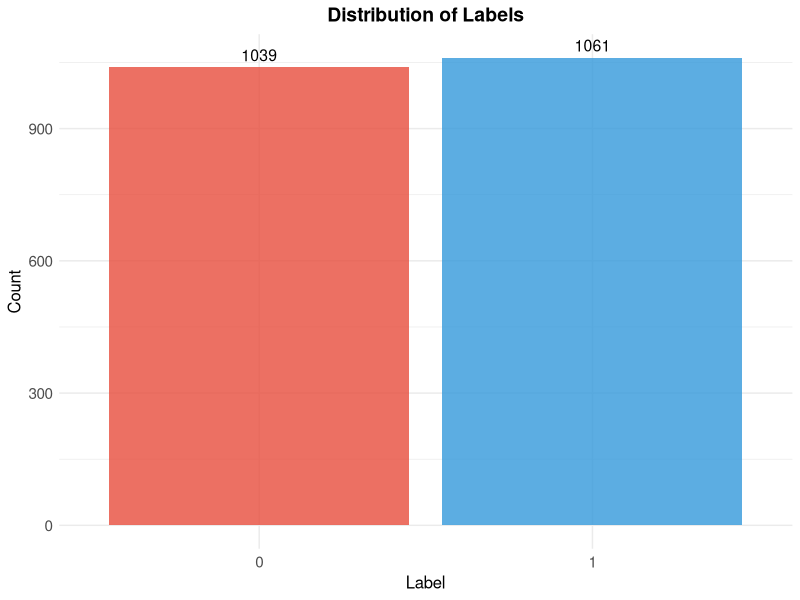
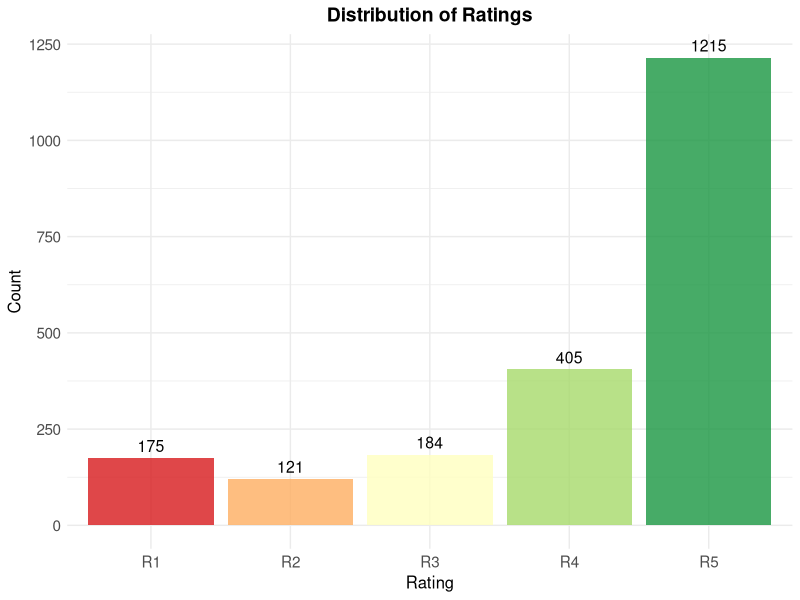
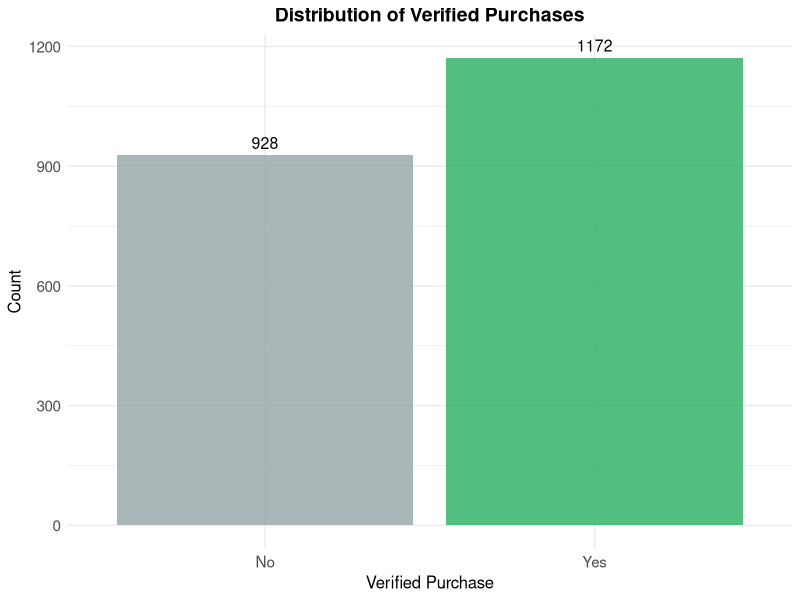
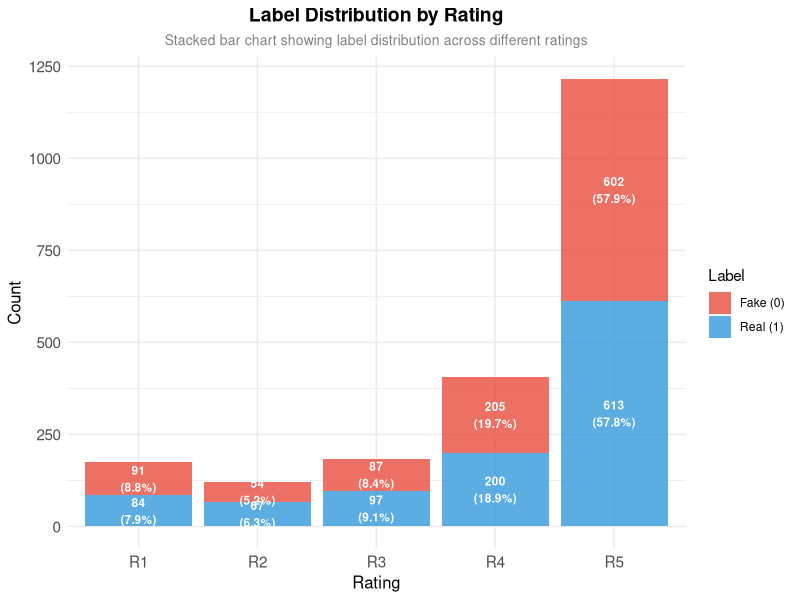
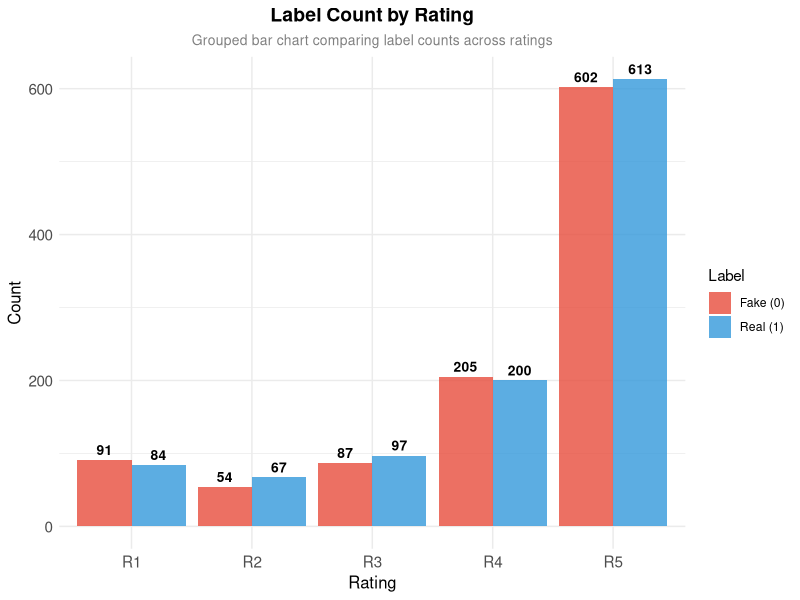
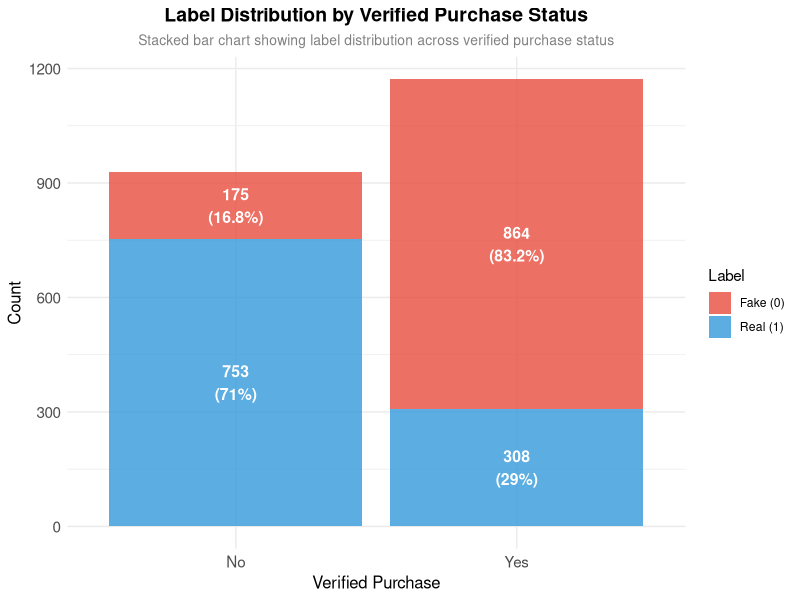
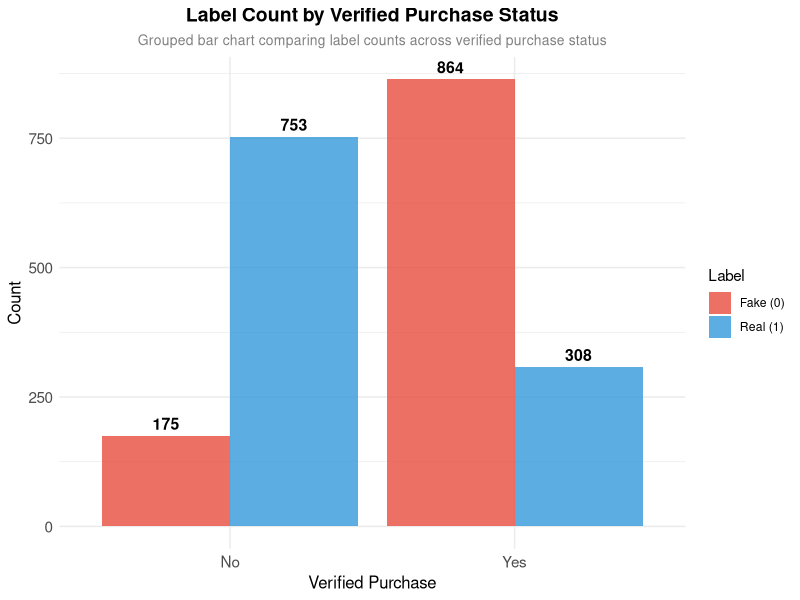
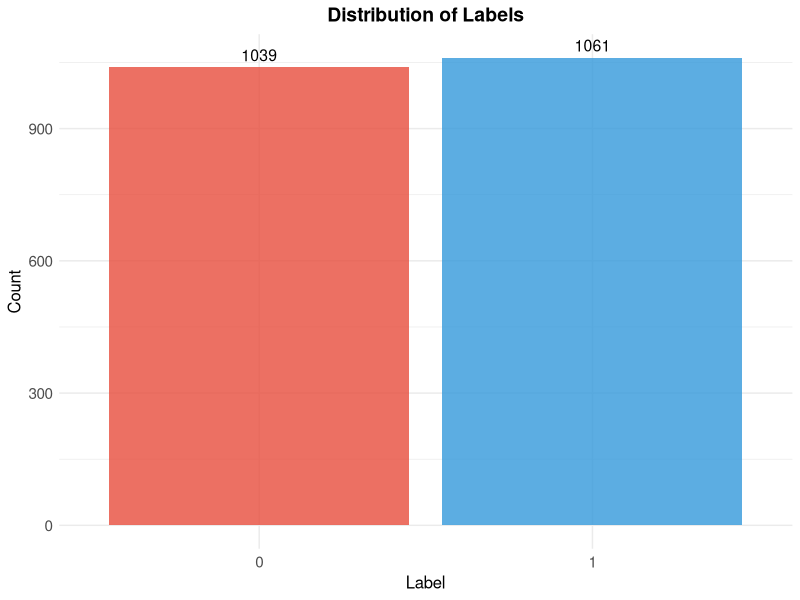

These charts were generated, in order, by the following R code:
# Data Preprocessing Script
# This script loads and preprocesses the Amazon reviews data
# Used by all model scripts

# Load required libraries
library(tm)
library(magrittr)
library(SnowballC)  # Required for stemDocument function
library(ggplot2)
library(data.table)

# Load data using data.table for robust CSV parsing
cat("Loading data...\n")
reviews <- data.table::fread('data_new.csv', encoding = "UTF-8", quote = "\"")
reviews <- as.data.frame(reviews)

# Data preprocessing
cat("Preprocessing data...\n")
reviews$LABEL <- as.factor(ifelse(reviews$LABEL == '__label1__', 1, 0))
reviews$REVIEW_TITLE <- as.character(reviews$REVIEW_TITLE)
reviews$REVIEW_TEXT <- as.character(reviews$REVIEW_TEXT)

# VERIFIED_PURCHASE: Categorical variable (Y/N), treated as factor
reviews$VERIFIED_PURCHASE <- factor(
  ifelse(reviews$VERIFIED_PURCHASE == 'Y', "Y", "N"),
  levels = c("N", "Y")
)

# Ensure factor levels are valid R variable names for formulas
# Fix for contrasts error in GLM/XGBoost
levels(reviews$VERIFIED_PURCHASE) <- make.names(levels(reviews$VERIFIED_PURCHASE))

# RATING: Categorical variable (1-5 stars), treated as factor
reviews$RATING <- factor(reviews$RATING, levels = sort(unique(reviews$RATING)))
levels(reviews$RATING) <- paste0("R", levels(reviews$RATING)) # R1, R2... for valid names

# PRODUCT_CATEGORY: Categorical variable, convert to factor
reviews$PRODUCT_CATEGORY <- factor(reviews$PRODUCT_CATEGORY)
levels(reviews$PRODUCT_CATEGORY) <- make.names(levels(reviews$PRODUCT_CATEGORY))

# Create corpus and document-term matrix for REVIEW_TEXT
cat("Creating document-term matrix for REVIEW_TEXT...\n")
corpus.text <- VCorpus(VectorSource(reviews$REVIEW_TEXT)) %>% 
  tm_map(content_transformer(tolower)) %>%
  tm_map(removePunctuation) %>%
  tm_map(removeNumbers) %>%
  tm_map(stripWhitespace) %>%
  tm_map(removeWords, stopwords()) %>% 
  tm_map(stemDocument)

dtm.text <- DocumentTermMatrix(corpus.text)
dtm.text.cleaned <- removeSparseTerms(dtm.text, .9995)

# Create corpus and document-term matrix for REVIEW_TITLE
cat("Creating document-term matrix for REVIEW_TITLE...\n")
corpus.title <- VCorpus(VectorSource(reviews$REVIEW_TITLE)) %>% 
  tm_map(content_transformer(tolower)) %>%
  tm_map(removePunctuation) %>%
  tm_map(removeNumbers) %>%
  tm_map(stripWhitespace) %>%
  tm_map(removeWords, stopwords()) %>% 
  tm_map(stemDocument)

dtm.title <- DocumentTermMatrix(corpus.title)
dtm.title.cleaned <- removeSparseTerms(dtm.title, .9995)

# Add prefix to distinguish title and text features
text.terms <- paste0("TEXT_", Terms(dtm.text.cleaned))
title.terms <- paste0("TITLE_", Terms(dtm.title.cleaned))

# Convert to matrices and rename columns
dtm.text.matrix <- as.matrix(dtm.text.cleaned)
colnames(dtm.text.matrix) <- text.terms

dtm.title.matrix <- as.matrix(dtm.title.cleaned)
colnames(dtm.title.matrix) <- title.terms

# Combine with original data
reviews.corpus <- data.frame(reviews, dtm.text.matrix, dtm.title.matrix)

# Visualize 
# Create figures directory if it doesn't exist
if (!dir.exists("figures")) {
  dir.create("figures")
}

cat("Generating data visualization plots...\n")

# 1. Distribution plots with improved styling
# a. LABEL distribution
ggplot(reviews.corpus, aes(x = LABEL, fill = LABEL)) +
  geom_bar(alpha = 0.8) +
  scale_fill_manual(values = c("0" = "#E74C3C", "1" = "#3498DB"), guide = "none") +
  labs(title = "Distribution of Labels",
       x = "Label", y = "Count") +
  theme_minimal() +
  theme(plot.title = element_text(hjust = 0.5, size = 14, face = "bold"),
        axis.text = element_text(size = 11),
        axis.title = element_text(size = 12)) +
  geom_text(stat = 'count', aes(label = ..count..), vjust = -0.5, size = 4)
ggsave("figures/data_preprocessing_label_distribution.png", width = 8, height = 6, dpi = 300)

# b. RATING distribution
ggplot(reviews.corpus, aes(x = RATING, fill = RATING)) +
  geom_bar(alpha = 0.8) +
  scale_fill_brewer(palette = "RdYlGn", guide = "none") +
  labs(title = "Distribution of Ratings",
       x = "Rating", y = "Count") +
  theme_minimal() +
  theme(plot.title = element_text(hjust = 0.5, size = 14, face = "bold"),
        axis.text = element_text(size = 11),
        axis.title = element_text(size = 12)) +
  geom_text(stat = 'count', aes(label = ..count..), vjust = -0.5, size = 4)
ggsave("figures/data_preprocessing_rating_distribution.png", width = 8, height = 6, dpi = 300)

# c. VERIFIED_PURCHASE distribution
# Create a display version of VERIFIED_PURCHASE for visualization
verif_levels <- levels(reviews.corpus$VERIFIED_PURCHASE)
verif_labels <- ifelse(grepl("^Y$|^Y\\.", verif_levels), "Yes", "No")
reviews.corpus$VERIFIED_PURCHASE_FACTOR <- factor(reviews.corpus$VERIFIED_PURCHASE, 
                                                    levels = verif_levels,
                                                    labels = verif_labels)
ggplot(reviews.corpus, aes(x = VERIFIED_PURCHASE_FACTOR, fill = VERIFIED_PURCHASE_FACTOR)) +
  geom_bar(alpha = 0.8) +
  scale_fill_manual(values = c("No" = "#95A5A6", "Yes" = "#27AE60"), guide = "none") +
  labs(title = "Distribution of Verified Purchases",
       x = "Verified Purchase", y = "Count") +
  theme_minimal() +
  theme(plot.title = element_text(hjust = 0.5, size = 14, face = "bold"),
        axis.text = element_text(size = 11),
        axis.title = element_text(size = 12)) +
  geom_text(stat = 'count', aes(label = ..count..), vjust = -0.5, size = 4)
ggsave("figures/data_preprocessing_verified_purchases_distribution.png", width = 8, height = 6, dpi = 300)

# 2. Relationship visualizations using appropriate chart types
# a. LABEL vs RATING: Stacked bar chart showing proportions
label_rating_data <- as.data.frame(table(reviews.corpus$LABEL, reviews.corpus$RATING))
names(label_rating_data) <- c("Label", "Rating", "Count")
label_rating_data$Label <- factor(label_rating_data$Label, levels = c("0", "1"), labels = c("Fake (0)", "Real (1)"))

# Calculate percentages for each label
label_totals <- aggregate(Count ~ Label, label_rating_data, sum)
label_rating_data$Percentage <- apply(label_rating_data, 1, function(x) {
  total <- label_totals[label_totals$Label == x["Label"], "Count"]
  round(as.numeric(x["Count"]) / total * 100, 1)
})

ggplot(label_rating_data, aes(x = Rating, y = Count, fill = Label)) +
  geom_bar(stat = "identity", position = "stack", alpha = 0.8) +
  scale_fill_manual(values = c("Fake (0)" = "#E74C3C", "Real (1)" = "#3498DB"),
                    name = "Label") +
  labs(title = "Label Distribution by Rating",
       x = "Rating", y = "Count",
       subtitle = "Stacked bar chart showing label distribution across different ratings") +
  theme_minimal() +
  theme(plot.title = element_text(hjust = 0.5, size = 14, face = "bold"),
        plot.subtitle = element_text(hjust = 0.5, size = 10, color = "gray50"),
        axis.text = element_text(size = 11),
        axis.title = element_text(size = 12),
        legend.position = "right") +
  geom_text(aes(label = paste0(Count, "\n(", Percentage, "%)")), 
            position = position_stack(vjust = 0.5), size = 3, color = "white", fontface = "bold")
ggsave("figures/data_preprocessing_label_rating_correlation.png", width = 10, height = 6, dpi = 300)

# b. LABEL vs RATING: Grouped bar chart for better comparison
ggplot(label_rating_data, aes(x = Rating, y = Count, fill = Label)) +
  geom_bar(stat = "identity", position = "dodge", alpha = 0.8) +
  scale_fill_manual(values = c("Fake (0)" = "#E74C3C", "Real (1)" = "#3498DB"),
                    name = "Label") +
  labs(title = "Label Count by Rating",
       x = "Rating", y = "Count",
       subtitle = "Grouped bar chart comparing label counts across ratings") +
  theme_minimal() +
  theme(plot.title = element_text(hjust = 0.5, size = 14, face = "bold"),
        plot.subtitle = element_text(hjust = 0.5, size = 10, color = "gray50"),
        axis.text = element_text(size = 11),
        axis.title = element_text(size = 12),
        legend.position = "right") +
  geom_text(aes(label = Count), position = position_dodge(width = 0.9), 
            vjust = -0.5, size = 3.5, fontface = "bold")
ggsave("figures/data_preprocessing_label_rating_grouped.png", width = 10, height = 6, dpi = 300)

# c. LABEL vs VERIFIED_PURCHASE: Stacked bar chart
label_verified_data <- as.data.frame(table(reviews.corpus$LABEL, reviews.corpus$VERIFIED_PURCHASE_FACTOR))
names(label_verified_data) <- c("Label", "VerifiedPurchase", "Count")
label_verified_data$Label <- factor(label_verified_data$Label, levels = c("0", "1"), labels = c("Fake (0)", "Real (1)"))

# Calculate percentages
verified_totals <- aggregate(Count ~ Label, label_verified_data, sum)
label_verified_data$Percentage <- apply(label_verified_data, 1, function(x) {
  total <- verified_totals[verified_totals$Label == x["Label"], "Count"]
  round(as.numeric(x["Count"]) / total * 100, 1)
})

ggplot(label_verified_data, aes(x = VerifiedPurchase, y = Count, fill = Label)) +
  geom_bar(stat = "identity", position = "stack", alpha = 0.8) +
  scale_fill_manual(values = c("Fake (0)" = "#E74C3C", "Real (1)" = "#3498DB"),
                    name = "Label") +
  labs(title = "Label Distribution by Verified Purchase Status",
       x = "Verified Purchase", y = "Count",
       subtitle = "Stacked bar chart showing label distribution across verified purchase status") +
  theme_minimal() +
  theme(plot.title = element_text(hjust = 0.5, size = 14, face = "bold"),
        plot.subtitle = element_text(hjust = 0.5, size = 10, color = "gray50"),
        axis.text = element_text(size = 11),
        axis.title = element_text(size = 12),
        legend.position = "right") +
  geom_text(aes(label = paste0(Count, "\n(", Percentage, "%)")), 
            position = position_stack(vjust = 0.5), size = 4, color = "white", fontface = "bold")
ggsave("figures/data_preprocessing_label_verified_purchases_correlation.png", width = 8, height = 6, dpi = 300)

# d. LABEL vs VERIFIED_PURCHASE: Grouped bar chart
ggplot(label_verified_data, aes(x = VerifiedPurchase, y = Count, fill = Label)) +
  geom_bar(stat = "identity", position = "dodge", alpha = 0.8) +
  scale_fill_manual(values = c("Fake (0)" = "#E74C3C", "Real (1)" = "#3498DB"),
                    name = "Label") +
  labs(title = "Label Count by Verified Purchase Status",
       x = "Verified Purchase", y = "Count",
       subtitle = "Grouped bar chart comparing label counts across verified purchase status") +
  theme_minimal() +
  theme(plot.title = element_text(hjust = 0.5, size = 14, face = "bold"),
        plot.subtitle = element_text(hjust = 0.5, size = 10, color = "gray50"),
        axis.text = element_text(size = 11),
        axis.title = element_text(size = 12),
        legend.position = "right") +
  geom_text(aes(label = Count), position = position_dodge(width = 0.9), 
            vjust = -0.5, size = 4, fontface = "bold")
ggsave("figures/data_preprocessing_label_verified_purchases_grouped.png", width = 8, height = 6, dpi = 300)

cat("Data visualization plots saved to figures/ directory.\n")


# Split data
set.seed(245)
train <- sample(nrow(reviews.corpus), .75 * nrow(reviews.corpus))
reviews.train <- reviews.corpus[train,]
reviews.test <- reviews.corpus[-train,]

cat("Data preprocessing complete.\n")
cat("Training set size:", nrow(reviews.train), "\n")
cat("Test set size:", nrow(reviews.test), "\n")
cat("Total features:", ncol(reviews.corpus), "\n")
